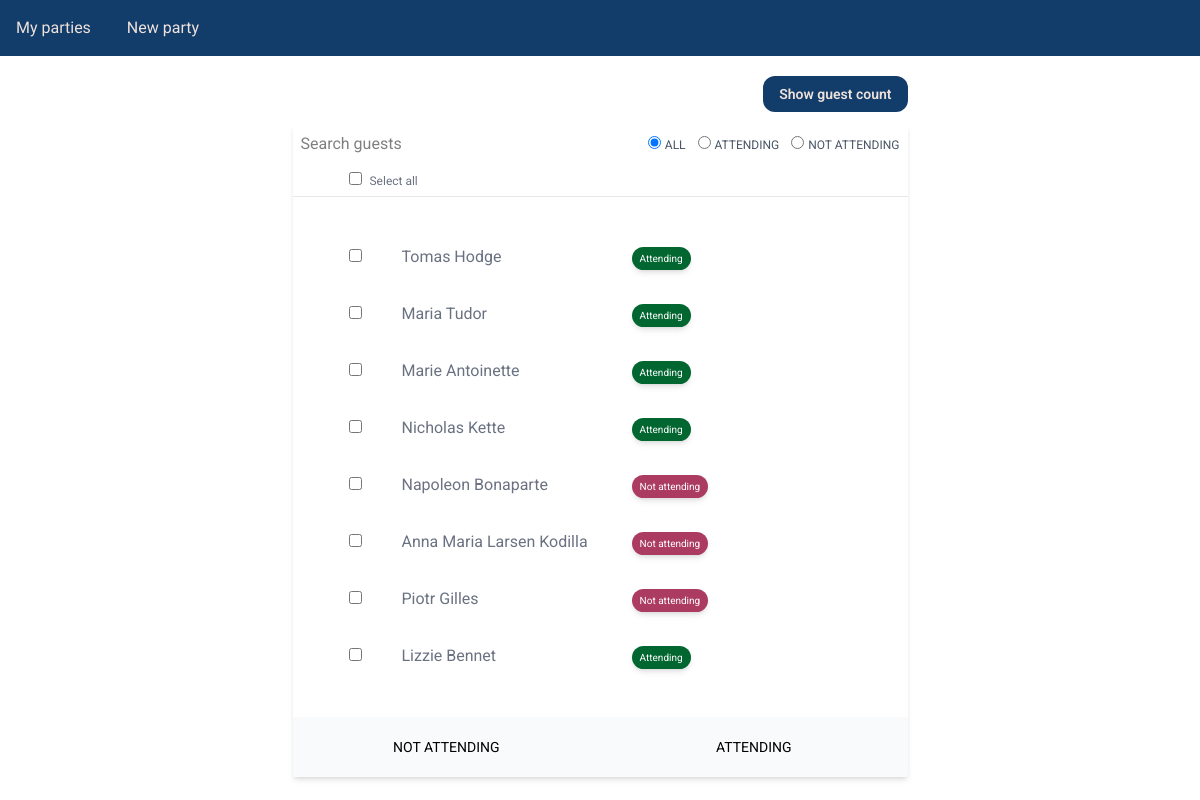
/party/00bb45a43936477b8113323c57f51f08/guests/, run on an earlier commit of the app's database.
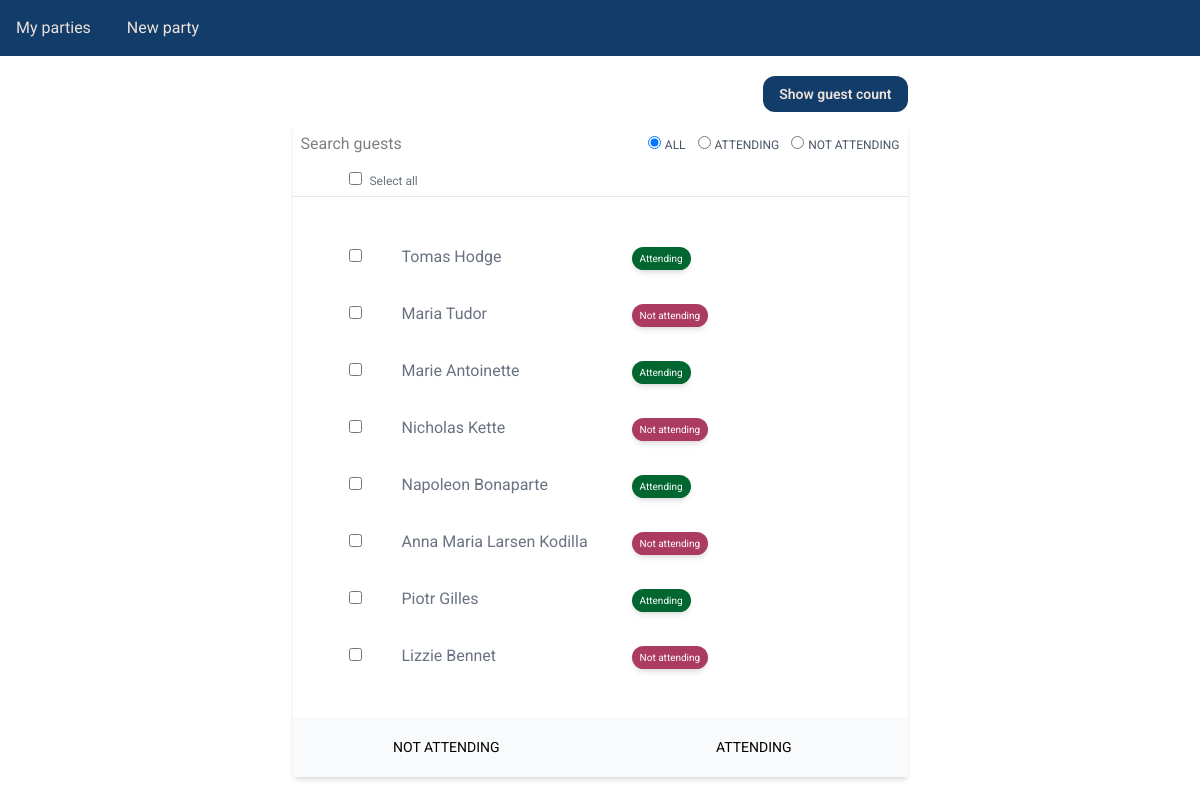
And on a later commit of the database.
### party_app/models.py (models this page shows)
class GuestBase(SQLModel):
    name: str = Field(sa_column=Column(String(100)))
    attending: bool = False
    party_id: UUID = Field(default=None, foreign_key="party.uuid")

class Guest(GuestBase, table=True):
    uuid: UUID = Field(default_factory=uuid4, primary_key=True)
    party: Party = Relationship(back_populates="guests")

### party_app/routes/guest_list.py (the view)
@router.get("/", name="guest_list_page", response_class=HTMLResponse)
def guest_list_page(
    party_id: UUID,
    request: Request,
    templates: Templates,
    session: Session = Depends(get_session),
):
    guests = session.exec(select(Guest).where(Guest.party_id == party_id)).all()
    attending_num = sum(1 for guest in guests if guest.attending)
    return templates.TemplateResponse(
        request=request,
        name="guest_list/page_guest_list.html",
        context={
            "party_id": party_id,
            "guests": guests,
            "attending_num": attending_num,
        },
    )

### party_app/templates/guest_list/page_guest_list.html (shortened to what this page needs)
{% extends 'base.html' %}
{% block content %}
<div class="w-5/8 min-w-fit m-auto text-right" x-data="{ guest_count: false}">
    <button class="btn-default mb-3 text-sm" x-on:click="guest_count = !guest_count"
        x-text="guest_count ? 'Hide guest count': 'Show guest count'">
    </button>
</div>
<div id="guest_list_container">
    <div class="w-5/8 bg-white shadow-md m-auto">
        {% include 'guest_list/partial_guest_filter.html' %}
        <div x-data="{ selected_all: false }">
            <div class="pl-14 py-1 text-gray-500 border-b-gray-200 border-b">
                <input type="checkbox" x-model="selected_all" class="border-gray-400">
                <span class="p-1 text-xs" x-text="selected_all ? 'Unselect all' : 'Select all'"></span>
            </div>
            <form class="table text-left text-gray-500 table-fixed min-w-fit p-8" id="guest-form">
                <div class="table-row-group" id="guests">
                    {% include 'guest_list/partial_guest_list.html' %}
                </div>
            </form>
        </div>
        <div class="bg-gray-50 grid grid-cols-2" hx-include="#guests" hx-target="#guests">
            <button class="p-5 uppercase text-sm cursor-pointer" type="button"
                hx-put="{{ url_for('mark_guests_not_attending_partial', party_id=party_id) }}">
                Not attending
            </button>
            <button class="p-5 uppercase text-sm cursor-pointer" type="button"
                hx-put="{{ url_for('mark_guests_attending_partial', party_id=party_id) }}">
                Attending
            </button>
        </div>
    </div>
</div>
{% endblock %}

### party_app/templates/guest_list/partial_guest_list.html
{% for guest in guests %}
<div class="table-row">
    <div class="table-cell py-4 px-6 w-4">
        <input type="checkbox" value="{{ guest.uuid }}" name="guest_ids" x-bind:checked="selected_all">
    </div>
    <div class="table-cell py-4 px-4 text-left">
        {{ guest.name }}
    </div>
    <div class="table-cell py-4 px-4 text-left">
        <button
            class="ml-3 py-1 px-2 shadow-md rounded-full text-white text-[10px] {{'bg-green-800' if guest.attending else 'bg-custom-red'}}">
            {{ 'Attending' if guest.attending else 'Not attending' }}
        </button>
    </div>
</div>
{% endfor %}

What changed in the data, as far as the page shows it:
changed Guest "Maria Tudor": attending "Attending" → "Not attending"
changed Guest "Nicholas Kette": attending "Attending" → "Not attending"
changed Guest "Napoleon Bonaparte": attending "Not attending" → "Attending"
changed Guest "Piotr Gilles": attending "Not attending" → "Attending"
changed Guest "Lizzie Bennet": attending "Attending" → "Not attending"
